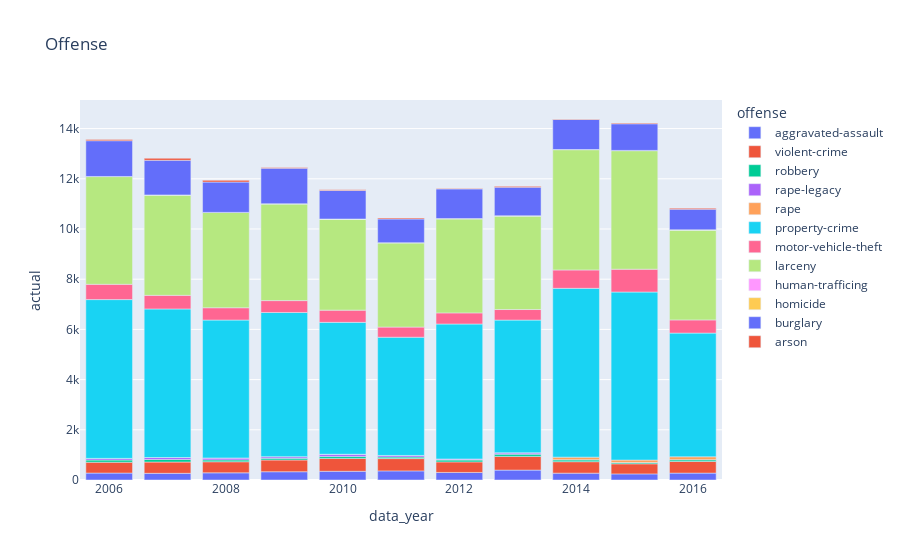

Notebook source saved alongside this figure:
### Code cell
#Graph 4 : Bar Plot
plt.figure(figsize=(30,15))
fig = px.bar(df1, x="data_year", y="actual", color="offense", title="Offense")
fig.show()

### Figure 1 — Plotly figure (JSON) as saved in the notebook; plotly's stock layout.template omitted (floating-point values rounded to 4 significant figures)
{"data": [{"alignmentgroup": "True", "hovertemplate": "offense=aggravated-assault<br>data_year=%{x}<br>actual=%{y}<extra></extra>", "legendgroup": "aggravated-assault", "marker": {"color": "#636efa"}, "name": "aggravated-assault", "offsetgroup": "aggravated-assault", "orientation": "v", "showlegend": true, "textposition": "auto", "type": "bar", "x": [2006, 2007, 2008, 2009, 2010, 2011, 2012, 2013, 2014, 2015, 2016], "xaxis": "x", "y": [276, 266, 286, 330, 347, 363, 301, 394, 273, 244, 274], "yaxis": "y"}, {"alignmentgroup": "True", "hovertemplate": "offense=violent-crime<br>data_year=%{x}<br>actual=%{y}<extra></extra>", "legendgroup": "violent-crime", "marker": {"color": "#EF553B"}, "name": "violent-crime", "offsetgroup": "violent-crime", "orientation": "v", "showlegend": true, "textposition": "auto", "type": "bar", "x": [2006, 2007, 2008, 2009, 2010, 2011, 2012, 2013, 2014, 2015, 2016], "xaxis": "x", "y": [432, 450, 441, 468, 514, 490, 421, 547, 457, 401, 467], "yaxis": "y"}, {"alignmentgroup": "True", "hovertemplate": "offense=robbery<br>data_year=%{x}<br>actual=%{y}<extra></extra>", "legendgroup": "robbery", "marker": {"color": "#00cc96"}, "name": "robbery", "offsetgroup": "robbery", "orientation": "v", "showlegend": true, "textposition": "auto", "type": "bar", "x": [2006, 2007, 2008, 2009, 2010, 2011, 2012, 2013, 2014, 2015, 2016], "xaxis": "x", "y": [88, 102, 73, 67, 79, 62, 74, 89, 78, 54, 69], "yaxis": "y"}, {"alignmentgroup": "True", "hovertemplate": "offense=rape-legacy<br>data_year=%{x}<br>actual=%{y}<extra></extra>", "legendgroup": "rape-legacy", "marker": {"color": "#ab63fa"}, "name": "rape-legacy", "offsetgroup": "rape-legacy", "orientation": "v", "showlegend": true, "textposition": "auto", "type": "bar", "x": [2006, 2007, 2008, 2009, 2010, 2011, 2012, 2013, 2014, 2015, 2016], "xaxis": "x", "y": [65, 77, 78, 66, 85, 63, 41, 55, 0, 0, 0], "yaxis": "y"}, {"alignmentgroup": "True", "hovertemplate": "offense=rape<br>data_year=%{x}<br>actual=%{y}<extra></extra>", "legendgroup": "rape", "marker": {"color": "#FFA15A"}, "name": "rape", "offsetgroup": "rape", "orientation": "v", "showlegend": true, "textposition": "auto", "type": "bar", "x": [2006, 2007, 2008, 2009, 2010, 2011, 2012, 2013, 2014, 2015, 2016], "xaxis": "x", "y": [0, 0, 0, 0, 0, 0, 0, 0, 103, 95, 115], "yaxis": "y"}, {"alignmentgroup": "True", "hovertemplate": "offense=property-crime<br>data_year=%{x}<br>actual=%{y}<extra></extra>", "legendgroup": "property-crime", "marker": {"color": "#19d3f3"}, "name": "property-crime", "offsetgroup": "property-crime", "orientation": "v", "showlegend": true, "textposition": "auto", "type": "bar", "x": [2006, 2007, 2008, 2009, 2010, 2011, 2012, 2013, 2014, 2015, 2016], "xaxis": "x", "y": [6327, 5919, 5494, 5743, 5255, 4710, 5378, 5286, 6725, 6695, 4928], "yaxis": "y"}, {"alignmentgroup": "True", "hovertemplate": "offense=motor-vehicle-theft<br>data_year=%{x}<br>actual=%{y}<extra></extra>", "legendgroup": "motor-vehicle-theft", "marker": {"color": "#FF6692"}, "name": "motor-vehicle-theft", "offsetgroup": "motor-vehicle-theft", "orientation": "v", "showlegend": true, "textposition": "auto", "type": "bar", "x": [2006, 2007, 2008, 2009, 2010, 2011, 2012, 2013, 2014, 2015, 2016], "xaxis": "x", "y": [608, 542, 490, 473, 487, 404, 443, 421, 732, 909, 525], "yaxis": "y"}, {"alignmentgroup": "True", "hovertemplate": "offense=larceny<br>data_year=%{x}<br>actual=%{y}<extra></extra>", "legendgroup": "larceny", "marker": {"color": "#B6E880"}, "name": "larceny", "offsetgroup": "larceny", "orientation": "v", "showlegend": true, "textposition": "auto", "type": "bar", "x": [2006, 2007, 2008, 2009, 2010, 2011, 2012, 2013, 2014, 2015, 2016], "xaxis": "x", "y": [4293, 3996, 3796, 3855, 3627, 3360, 3751, 3727, 4795, 4725, 3580], "yaxis": "y"}, {"alignmentgroup": "True", "hovertemplate": "offense=human-trafficing<br>data_year=%{x}<br>actual=%{y}<extra></extra>", "legendgroup": "human-trafficing", "marker": {"color": "#FF97FF"}, "name": "human-trafficing", "offsetgroup": "human-trafficing", "orientation": "v", "showlegend": true, "textposition": "auto", "type": "bar", "x": [2006, 2007, 2008, 2009, 2010, 2011, 2012, 2013, 2014, 2015, 2016], "xaxis": "x", "y": [0, 0, 0, 0, 0, 0, 0, 0, 0, 0, 0], "yaxis": "y"}, {"alignmentgroup": "True", "hovertemplate": "offense=homicide<br>data_year=%{x}<br>actual=%{y}<extra></extra>", "legendgroup": "homicide", "marker": {"color": "#FECB52"}, "name": "homicide", "offsetgroup": "homicide", "orientation": "v", "showlegend": true, "textposition": "auto", "type": "bar", "x": [2006, 2007, 2008, 2009, 2010, 2011, 2012, 2013, 2014, 2015, 2016], "xaxis": "x", "y": [3, 5, 4, 5, 3, 2, 5, 9, 3, 8, 9], "yaxis": "y"}, {"alignmentgroup": "True", "hovertemplate": "offense=burglary<br>data_year=%{x}<br>actual=%{y}<extra></extra>", "legendgroup": "burglary", "marker": {"color": "#636efa"}, "name": "burglary", "offsetgroup": "burglary", "orientation": "v", "showlegend": true, "textposition": "auto", "type": "bar", "x": [2006, 2007, 2008, 2009, 2010, 2011, 2012, 2013, 2014, 2015, 2016], "xaxis": "x", "y": [1426, 1381, 1208, 1415, 1141, 946, 1184, 1138, 1198, 1061, 823], "yaxis": "y"}, {"alignmentgroup": "True", "hovertemplate": "offense=arson<br>data_year=%{x}<br>actual=%{y}<extra></extra>", "legendgroup": "arson", "marker": {"color": "#EF553B"}, "name": "arson", "offsetgroup": "arson", "orientation": "v", "showlegend": true, "textposition": "auto", "type": "bar", "x": [2006, 2007, 2008, 2009, 2010, 2011, 2012, 2013, 2014, 2015, 2016], "xaxis": "x", "y": [50, 79, 67, 28, 21, 39, 19, 32, 18, 31, 41], "yaxis": "y"}], "layout": {"barmode": "relative", "legend": {"title": {"text": "offense"}, "tracegroupgap": 0}, "title": {"text": "Offense"}, "xaxis": {"anchor": "y", "domain": [0, 1], "title": {"text": "data_year"}}, "yaxis": {"anchor": "x", "domain": [0, 1], "title": {"text": "actual"}}}}
